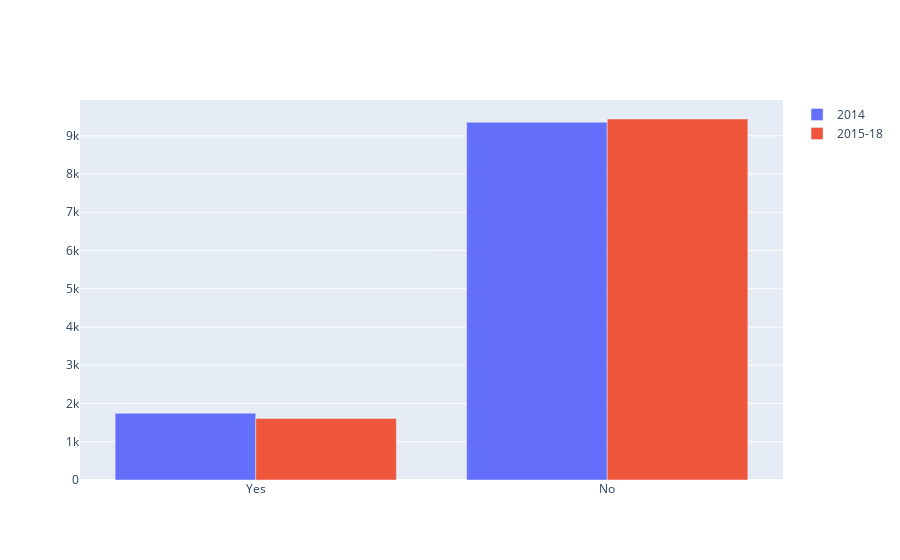

Notebook source saved alongside this figure:
### Code cell
fig = go.Figure(data = [go.Bar(name = '2014', x = cost.columns, y = lowcost.iloc[0]),
                       go.Bar(name = '2015-18', x = cost.columns, y = lowcost.iloc[1])])
fig.update_layout(barmode='group')
fig.show()

### Figure 1 — Plotly figure (JSON) as saved in the notebook; plotly's stock layout.template omitted (floating-point values rounded to 4 significant figures)
{"data": [{"name": "2014", "type": "bar", "x": ["Yes", "No"], "y": [1745, 9354]}, {"name": "2015-18", "type": "bar", "x": ["Yes", "No"], "y": [1610, 9439]}], "layout": {"barmode": "group"}}
